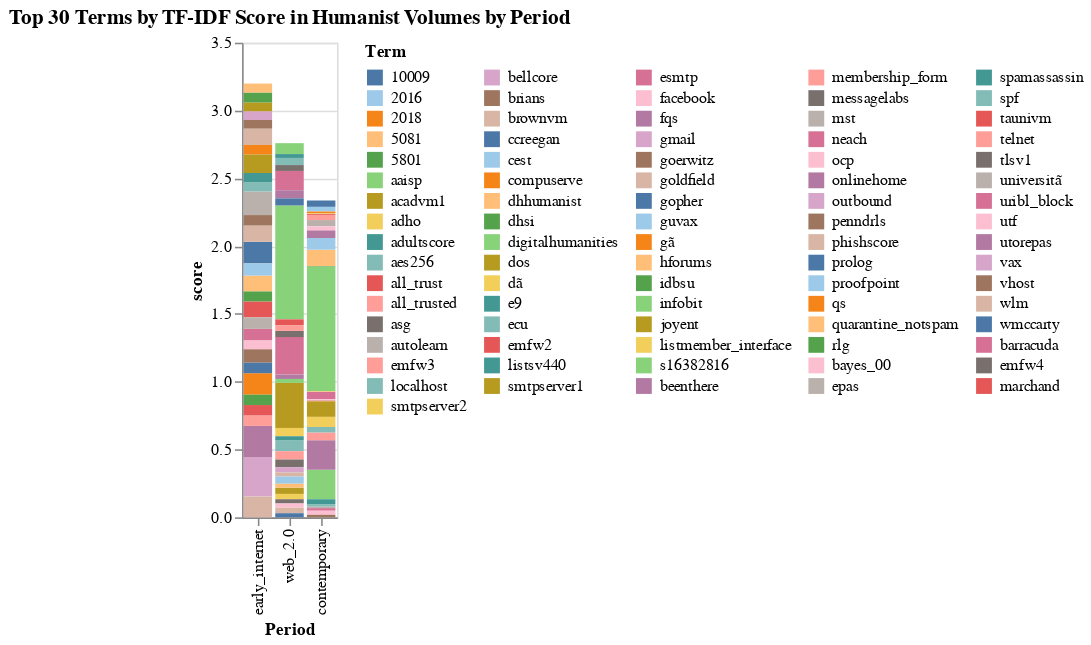

Source (notebook cell):
### Code cell
top_terms2['period'] = top_terms2['period'].astype(str)
selection = alt.selection_point(fields=['term'], bind='legend')
chart = alt.Chart(top_terms2).mark_bar().encode(
    y='score',
    x=alt.X('period', sort=['early_internet', 'web_2.0', 'contemporary'], axis=alt.Axis(title='Period')),
    color=alt.Color('term', legend=alt.Legend(title='Term', orient='right', symbolLimit=len(top_terms2['term'].unique()), columns=5), scale=alt.Scale(scheme='tableau20')),
    tooltip=['term', 'score', 'period'],
    opacity=alt.condition(selection, alt.value(1), alt.value(0.2))
).add_params(selection).properties(
    title='Top 30 Terms by TF-IDF Score in Humanist Volumes by Period'
)
chart

### Figure 1 — Vega-Lite specification as saved in the notebook (floating-point values rounded to 4 significant figures)
{"config": {"view": {"continuousWidth": 300, "continuousHeight": 300}}, "data": {"name": "data-fb3054481c1920f4cb2dca1b3827d06d"}, "mark": {"type": "bar"}, "encoding": {"color": {"field": "term", "legend": {"columns": 5, "orient": "right", "symbolLimit": 81, "title": "Term"}, "scale": {"scheme": "tableau20"}, "type": "nominal"}, "opacity": {"condition": {"param": "param_9", "value": 1}, "value": 0.2}, "tooltip": [{"field": "term", "type": "nominal"}, {"field": "score", "type": "quantitative"}, {"field": "period", "type": "nominal"}], "x": {"axis": {"title": "Period"}, "field": "period", "sort": ["early_internet", "web_2.0", "contemporary"], "type": "nominal"}, "y": {"field": "score", "type": "quantitative"}}, "params": [{"name": "param_9", "select": {"type": "point", "fields": ["term"]}, "bind": "legend"}], "title": "Top 30 Terms by TF-IDF Score in Humanist Volumes by Period", "$schema": "https://vega.github.io/schema/vega-lite/v5.16.3.json", "datasets": {"data-fb3054481c1920f4cb2dca1b3827d06d": [{"term": "digitalhumanities", "score": 0.9169, "period": "contemporary"}, {"term": "s16382816", "score": 0.2176, "period": "contemporary"}, {"term": "onlinehome", "score": 0.2176, "period": "contemporary"}, {"term": "dhhumanist", "score": 0.1212, "period": "contemporary"}, {"term": "joyent", "score": 0.1147, "period": "contemporary"}, {"term": "cest", "score": 0.08652, "period": "contemporary"}, {"term": "listmember_interface", "score": 0.07471, "period": "contemporary"}, {"term": "membership_form", "score": 0.05719, "period": "contemporary"}, {"term": "esmtp", "score": 0.05685, "period": "contemporary"}, {"term": "beenthere", "score": 0.05681, "period": "contemporary"}, {"term": "10009", "score": 0.04706, "period": "contemporary"}, {"term": "autolearn", "score": 0.04695, "period": "contemporary"}, {"term": "localhost", "score": 0.0402, "period": "contemporary"}, {"term": "all_trusted", "score": 0.03852, "period": "contemporary"}, {"term": "spamassassin", "score": 0.0357, "period": "contemporary"}, {"term": "2016", "score": 0.03444, "period": "contemporary"}, {"term": "utf", "score": 0.03143, "period": "contemporary"}, {"term": "bayes_00", "score": 0.02849, "period": "contemporary"}, {"term": "spf", "score": 0.01929, "period": "contemporary"}, {"term": "vhost", "score": 0.0186, "period": "contemporary"}, {"term": "uribl_block", "score": 0.01782, "period": "contemporary"}, {"term": "2018", "score": 0.01073, "period": "contemporary"}, {"term": "universitã", "score": 0.01044, "period": "contemporary"}, {"term": "all_trust", "score": 0.008413, "period": "contemporary"}, {"term": "gmail", "score": 0.00588, "period": "contemporary"}, {"term": "facebook", "score": 0.005372, "period": "contemporary"}, {"term": "adho", "score": 0.005074, "period": "contemporary"}, {"term": "dã", "score": 0.004182, "period": "contemporary"}, {"term": "dhsi", "score": 0.003943, "period": "contemporary"}, {"term": "gã", "score": 0.003799, "period": "contemporary"}, {"term": "vax", "score": 0.2909, "period": "early_internet"}, {"term": "utorepas", "score": 0.2299, "period": "early_internet"}, {"term": "epas", "score": 0.1742, "period": "early_internet"}, {"term": "gopher", "score": 0.1595, "period": "early_internet"}, {"term": "qs", "score": 0.1584, "period": "early_internet"}, {"term": "wlm", "score": 0.1531, "period": "early_internet"}, {"term": "dos", "score": 0.1375, "period": "early_internet"}, {"term": "brownvm", "score": 0.1205, "period": "early_internet"}, {"term": "goldfield", "score": 0.1199, "period": "early_internet"}, {"term": "marchand", "score": 0.1175, "period": "early_internet"}, {"term": "hforums", "score": 0.1172, "period": "early_internet"}, {"term": "penndrls", "score": 0.09968, "period": "early_internet"}, {"term": "guvax", "score": 0.08963, "period": "early_internet"}, {"term": "neach", "score": 0.08577, "period": "early_internet"}, {"term": "mst", "score": 0.08491, "period": "early_internet"}, {"term": "telnet", "score": 0.07757, "period": "early_internet"}, {"term": "prolog", "score": 0.07757, "period": "early_internet"}, {"term": "goerwitz", "score": 0.07688, "period": "early_internet"}, {"term": "taunivm", "score": 0.0765, "period": "early_internet"}, {"term": "rlg", "score": 0.07639, "period": "early_internet"}, {"term": "5801", "score": 0.07495, "period": "early_internet"}, {"term": "idbsu", "score": 0.0734, "period": "early_internet"}, {"term": "e9", "score": 0.07081, "period": "early_internet"}, {"term": "compuserve", "score": 0.06964, "period": "early_internet"}, {"term": "5081", "score": 0.06606, "period": "early_internet"}, {"term": "ecu", "score": 0.06523, "period": "early_internet"}, {"term": "ocp", "score": 0.06405, "period": "early_internet"}, {"term": "bellcore", "score": 0.06405, "period": "early_internet"}, {"term": "brians", "score": 0.06375, "period": "early_internet"}, {"term": "acadvm1", "score": 0.06336, "period": "early_internet"}, {"term": "digitalhumanities", "score": 0.8396, "period": "web_2.0"}, {"term": "joyent", "score": 0.3324, "period": "web_2.0"}, {"term": "esmtp", "score": 0.2762, "period": "web_2.0"}, {"term": "barracuda", "score": 0.1423, "period": "web_2.0"}, {"term": "localhost", "score": 0.08186, "period": "web_2.0"}, {"term": "aaisp", "score": 0.08047, "period": "web_2.0"}, {"term": "membership_form", "score": 0.06136, "period": "web_2.0"}, {"term": "listmember_interface", "score": 0.06131, "period": "web_2.0"}, {"term": "beenthere", "score": 0.06007, "period": "web_2.0"}, {"term": "messagelabs", "score": 0.05659, "period": "web_2.0"}, {"term": "proofpoint", "score": 0.05509, "period": "web_2.0"}, {"term": "aes256", "score": 0.05261, "period": "web_2.0"}, {"term": "ccreegan", "score": 0.05242, "period": "web_2.0"}, {"term": "smtpserver1", "score": 0.04641, "period": "web_2.0"}, {"term": "emfw4", "score": 0.04576, "period": "web_2.0"}, {"term": "emfw2", "score": 0.04511, "period": "web_2.0"}, {"term": "asg", "score": 0.04329, "period": "web_2.0"}, {"term": "wlm", "score": 0.04269, "period": "web_2.0"}, {"term": "emfw3", "score": 0.04014, "period": "web_2.0"}, {"term": "smtpserver2", "score": 0.03917, "period": "web_2.0"}, {"term": "outbound", "score": 0.03872, "period": "web_2.0"}, {"term": "fqs", "score": 0.03238, "period": "web_2.0"}, {"term": "tlsv1", "score": 0.03128, "period": "web_2.0"}, {"term": "wmccarty", "score": 0.03028, "period": "web_2.0"}, {"term": "utf", "score": 0.02909, "period": "web_2.0"}, {"term": "infobit", "score": 0.02879, "period": "web_2.0"}, {"term": "phishscore", "score": 0.02846, "period": "web_2.0"}, {"term": "adultscore", "score": 0.02846, "period": "web_2.0"}, {"term": "quarantine_notspam", "score": 0.02846, "period": "web_2.0"}, {"term": "listsv440", "score": 0.02846, "period": "web_2.0"}]}}
